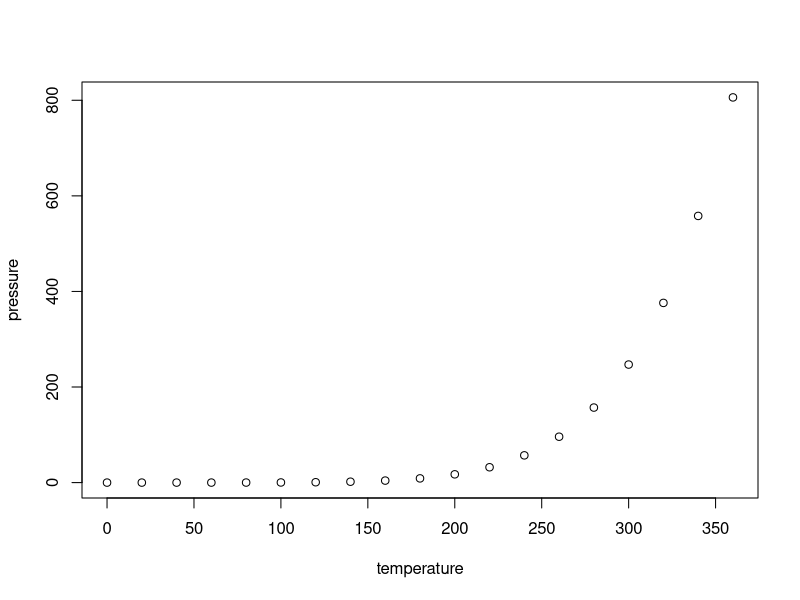
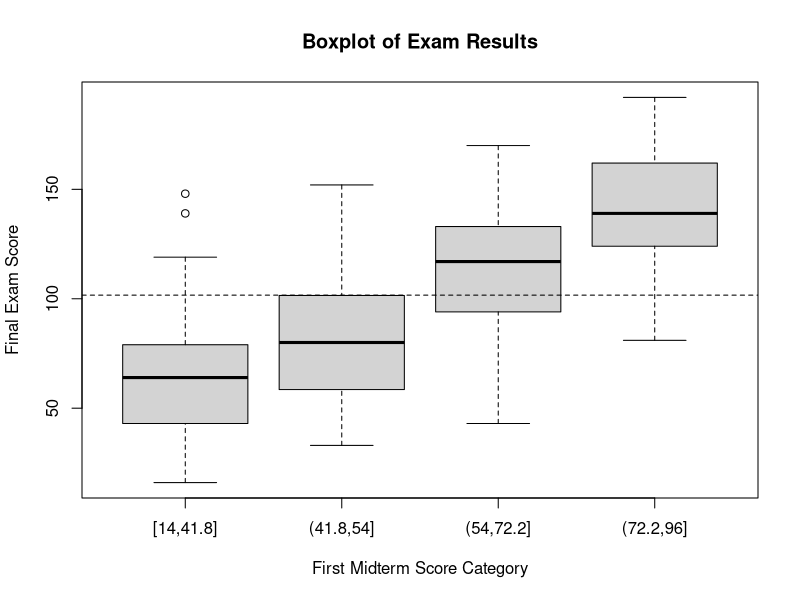
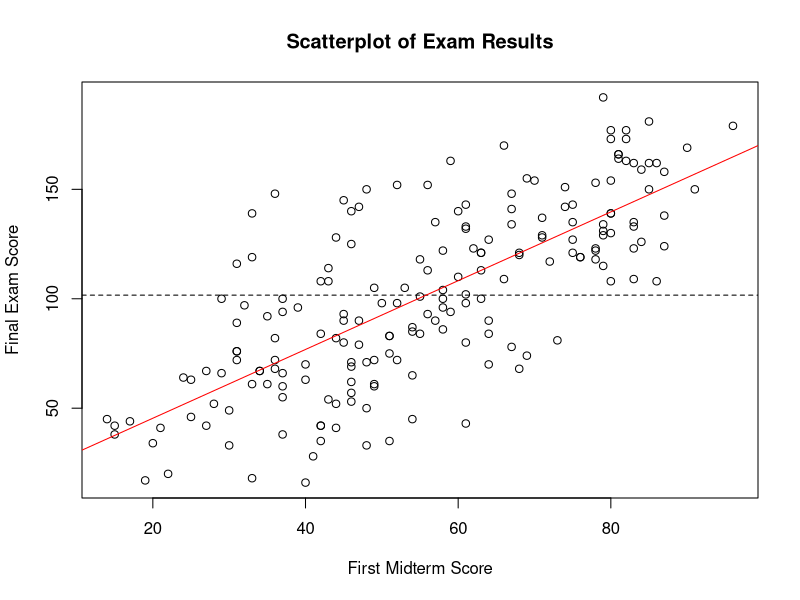
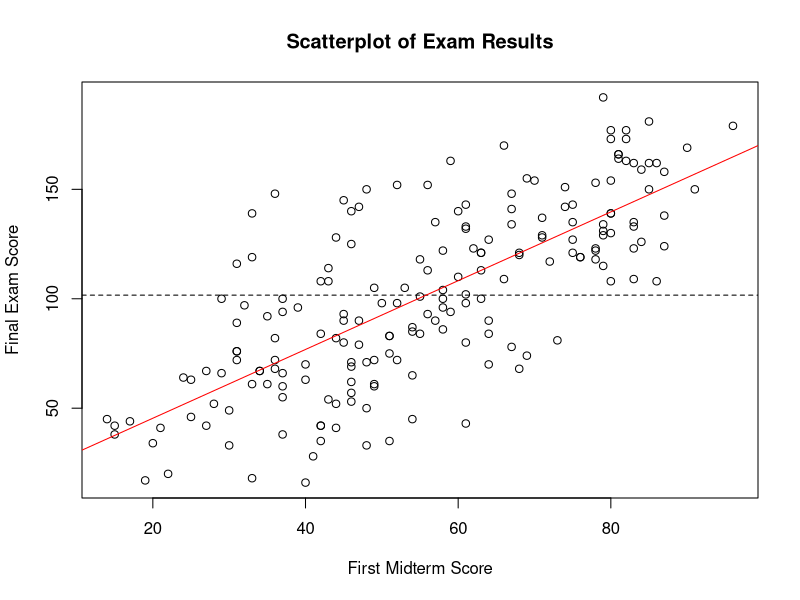
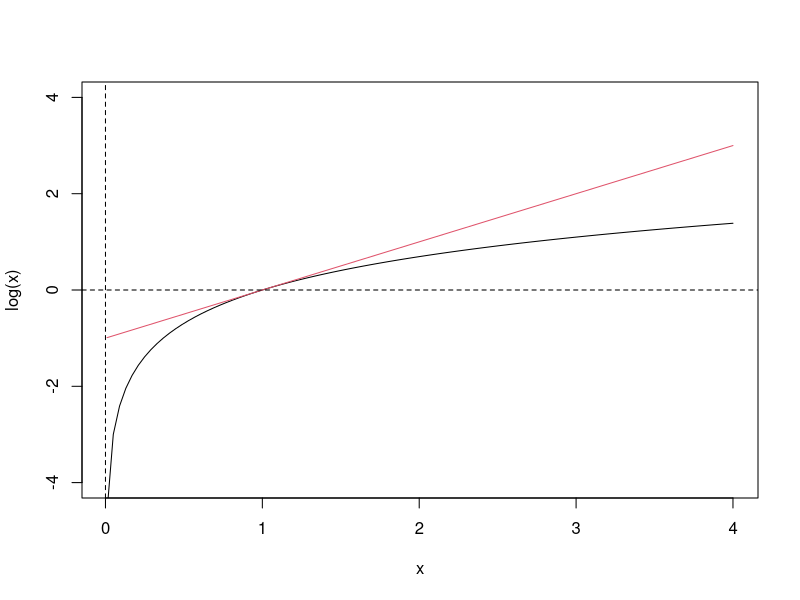
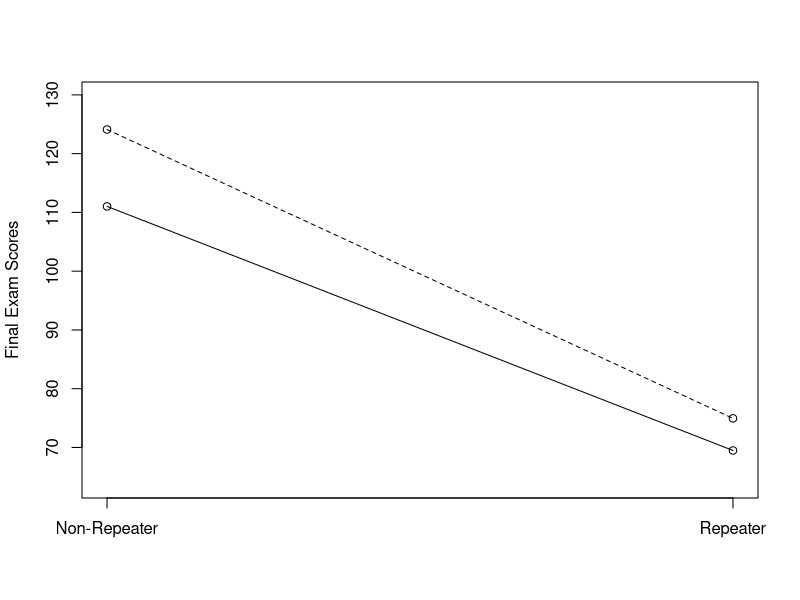
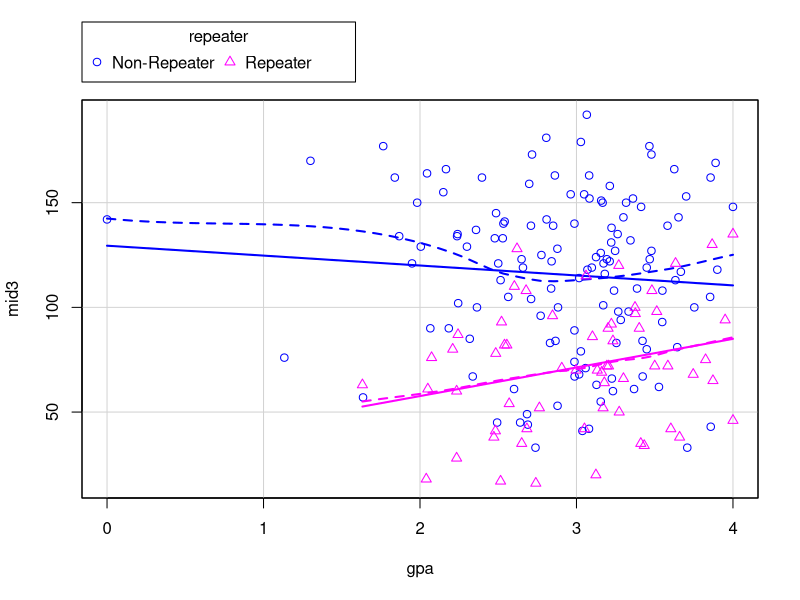
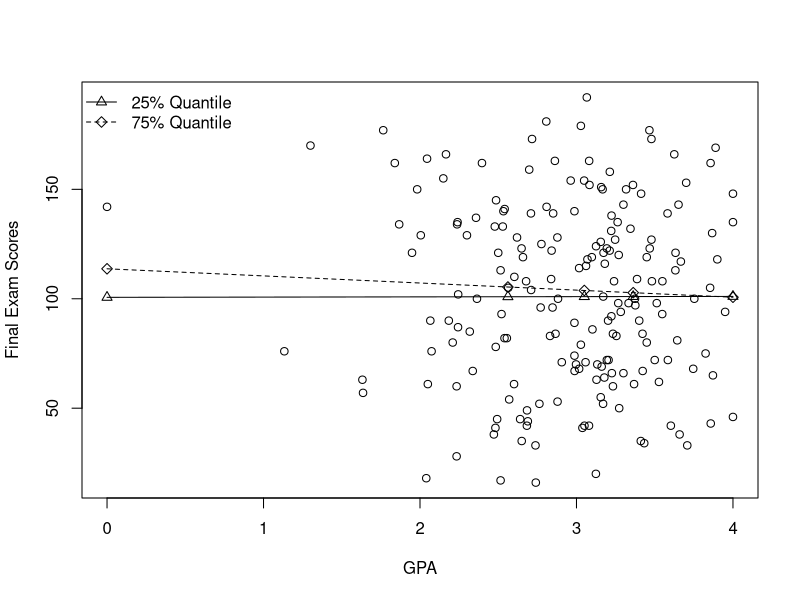

Write R code to recreate these figures, in order.
## ---- chunk 1
knitr::opts_chunk$set(echo = TRUE)
## ---- chunk 2
plot(pressure)
## ---- chunk 3
knitr::opts_chunk$set(echo = TRUE)
knitr::opts_knit$set(root.dir="/Users/Wen/Google Drive/01_Teaching/01_My_Courses/11_QuantMethods_I/")
## ---- chunk 4
xdat = read.csv("data/demo_data.csv", stringsAsFactors = T)
## ---- chunk 5
mid1cat = cut(xdat$mid1, breaks=quantile(xdat$mid1), include.lowest=T)
xdat = data.frame(xdat, mid1cat)
boxplot(mid3 ~ mid1cat, data=xdat, 
        main="Boxplot of Exam Results", 
        xlab="First Midterm Score Category",
        ylab="Final Exam Score")
abline(h=mean(xdat$mid3,na.rm=T), lty=2)
## ---- chunk 6
plot(mid3 ~ mid1, data=xdat, 
     main="Scatterplot of Exam Results", 
     xlab="First Midterm Score", 
     ylab="Final Exam Score")
mod = lm(mid3 ~ mid1, data=xdat)
abline(h=mean(xdat$mid3,na.rm=T), lty=2)
abline(coef(mod)[1], coef(mod)[2], col="red")
## ---- chunk 7
plot(mid3 ~ mid1, data=xdat, main="Scatterplot of Exam Results", xlab="First Midterm Score", ylab="Final Exam Score")
mod = lm(mid3 ~ mid1, data=xdat)
abline(h=mean(xdat$mid3,na.rm=T), lty=2)
abline(coef(mod)[1], coef(mod)[2], col="red")
## ---- chunk 8
x = rnorm(10000, mean=1, sd=5)
c = 10
cx = c * x
y = 2*x + rnorm(10000, 0, 5)
cy = c * y
dat = data.frame(x, cx, y, cy)
b1 = lm( y ~  x, data=dat)$coefficients[2]
b2 = lm( y ~ cx, data=dat)$coefficients[2]
b3 = lm(cy ~  x, data=dat)$coefficients[2]
bs = c(c,b1,b2,b3)
names(bs) = c("c","x","cx","cy")
bs
## ---- chunk 9
noise = rnorm(length(x), mean=0, sd=sd(x))
nx = x + noise
noise = rnorm(length(y), mean=0, sd=sd(y))
ny = y + noise
dat = data.frame(dat, nx, ny)
b4 = lm( y ~ nx, data=dat)$coefficients[2]
b5 = lm(ny ~  x, data=dat)$coefficients[2]
names = names(bs)
bs = c(bs, b4, b5)
names(bs) = c(names,"noise_x","noise_y")
bs
## ---- chunk 10
mod = lm(mid3 ~ mid1, data=xdat)
yhat = predict(mod)
ybar = mean(xdat$mid3, na.rm=T)
ssm = sum((yhat-ybar)^2, na.rm=T)
sst = sum((xdat$mid3-ybar)^2, na.rm=T)
r2 = ssm/sst
r = cor(xdat$mid3, xdat$mid1, use="pairwise")
# cor(na.omit(xdat$mid3), yhat)
c(r2, r^2)
## ---- chunk 11
curve(log, from=0.01, to=4, ylim=c(-4,4))
curve(x-1, add=T, col=2)
abline(v=0, h=0, lty=2)
## ---- chunk 12
b = c(c(0.01,0.05,0.1,0.15), seq(0.2, 1, by=0.1))
p = round(exp(b)-1, 2)
mat = cbind(b,p)
colnames(mat) = c("b","exp(b)-1")
mat
## ---- chunk 13
x <- 2:19
answer <- sum(x)
## ---- chunk 14
xdat = read.csv("data/demo_data.csv", stringsAsFactors = T)
## ---- chunk 15
mod1 = lm(mid3 ~ satmath + satreading + gpa, data=xdat)
## ---- chunk 16
tdat = na.omit(xdat[c("mid3","satmath","satreading","gpa")])
mod1 = lm(mid3 ~ satmath + satreading + gpa, data=tdat)
yhat = predict(mod1)
ybar = mean(tdat$mid3, na.rm=T)
ssm = sum((yhat-ybar)^2, na.rm=T)
sst = sum((tdat$mid3-ybar)^2, na.rm=T)
r2 = ssm/sst
r = cor(tdat$mid3, yhat)
c(sqrt(r2), r)
## ---- chunk 17
# two-sample t-test with equal variance
tt = t.test(mid3 ~ gender, data=xdat, var.equal=TRUE)
# simple linear regression with a dummy feature
mod = lm(mid3 ~ gender, data=xdat)
modsum = summary(mod)

modsum$coefficients
c(diff(tt$estimate), tt$statistic, tt$p.value)

r2 = modsum$r.squared
r = cor(xdat$mid3, as.numeric(xdat$gender)-1, use="pair")
c(r2, r^2)
## ---- chunk 18
# one-way ANOVA
aovmod = aov(mid3 ~ session, data=xdat)
aovsum = summary(aovmod)
aovsum
# simple linear regression with a nominal feature
mod = lm(mid3 ~ session, data=xdat)
anova(mod)
modsum = summary(mod)
modsum
modsum$fstatistic
## ---- chunk 19
xvec = gl(3, 2, labels=c("a","b","c"))
tdat = data.frame(xvec)
tdat
model.matrix(~xvec, data=tdat)
## ---- chunk 20
model.matrix(~xvec-1, data=tdat)
## ---- chunk 21
mod = lm(mid3 ~ repeater*gender, data=xdat)
modsum = summary(mod)
modsum
## ---- chunk 22
newdat = expand.grid(mod$xlevels)
newdat$yhat = predict(mod, newdat)

yrange = range(newdat$yhat)
yrange = yrange + c(-1,1)*diff(yrange)*0.1
plot(1:2, newdat$yhat[1:2], ylim=yrange, type="o",
     xaxt="n", ylab="Final Exam Scores", xlab=NA)
axis(1, at=1:2, labels=levels(newdat[,1]))
points(1:2, newdat$yhat[3:4], type="o", pty=2, lty=2)

## ---- chunk 23
car::scatterplot(mid3 ~ gpa*repeater, data=xdat)
## ---- chunk 24
mod = lm(mid3 ~ repeater*gpa, data=xdat)
modsum = summary(mod)
modsum
## ---- chunk 25
mod = lm(mid3 ~ gpa*utcourse, data=xdat)
modsum = summary(mod)
modsum
## ---- chunk 26
xs = quantile(xdat$gpa, na.rm=TRUE)
ys = quantile(xdat$utcourse, na.rm=TRUE, probs=c(0.25, 0.75))
newdat = expand.grid(xs,ys)
colnames(newdat) = c("gpa","utcourse")
newdat$yhat = predict(mod, newdat)

yrange = range(newdat$yhat)
yrange = yrange + c(-1,1)*diff(yrange)*0.1
plot(xdat$gpa, xdat$mid3,xlab="GPA", ylab="Final Exam Scores")
points(newdat$gpa[1:5], newdat$yhat[1:5], type="o", pch=2)
points(newdat$gpa[6:10], newdat$yhat[6:10], type="o", pch=5, lty=2)
legend("topleft", legend=c("25% Quantile","75% Quantile"), bty="n", pch=c(2,5), lty=c(1,2))
## ---- chunk 27
plot(newdat$gpa[1:5], newdat$yhat[1:5], ylim=yrange, type="o",
     xlab="GPA", ylab="predicted", pch=2)
points(newdat$gpa[6:10], newdat$yhat[6:10], type="o", pch=5, lty=2)
